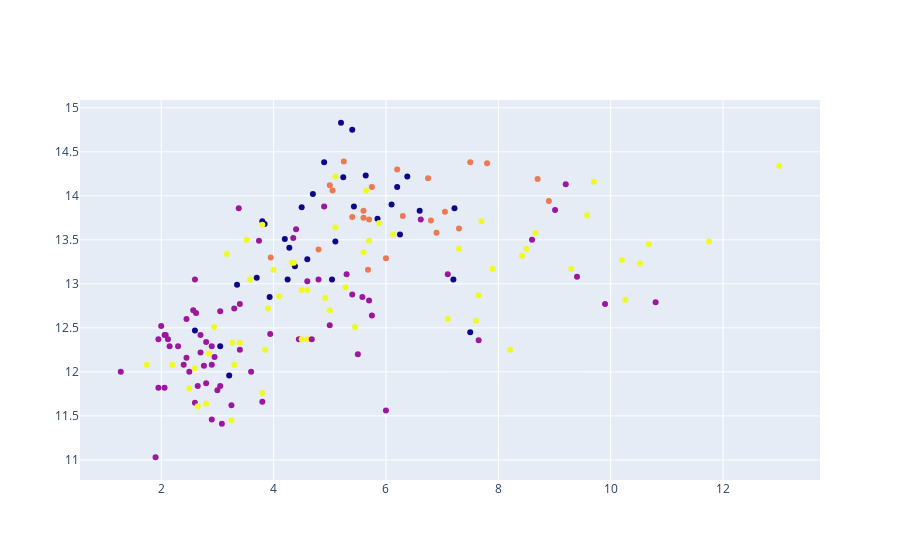

This figure's notebook cell:
### Code cell
fig=go.Figure()
fig.add_trace(go.Scatter(x=df['Intensidade_de_cor'],y=df['Alcool'],
                        mode='markers',
                        marker=dict(color=clusters.labels_.astype(np.float)),
                        text=labels))
fig.show()

### Figure 1 — Plotly figure (JSON) as saved in the notebook; plotly's stock layout.template omitted (floating-point values rounded to 4 significant figures; data arrays with more than 128 entries replaced by an {"elided": "..."} marker saying what was removed)
{"data": [{"marker": {"color": {"elided": "178 int values"}}, "mode": "markers", "text": {"elided": "178 int values"}, "type": "scatter", "x": {"elided": "178 float values"}, "y": {"elided": "178 float values"}}], "layout": {}}
